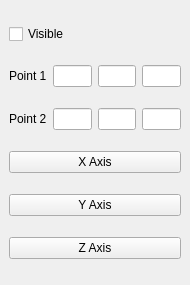
<ui version="4.0" >
 <author></author>
 <comment></comment>
 <exportmacro></exportmacro>
 <class>pqLineWidget</class>
 <widget class="QWidget" name="pqLineWidget" >
  <property name="geometry" >
   <rect>
    <x>0</x>
    <y>0</y>
    <width>190</width>
    <height>285</height>
   </rect>
  </property>
  <property name="windowTitle" >
   <string>Form</string>
  </property>
  <layout class="QVBoxLayout" >
   <property name="margin" >
    <number>9</number>
   </property>
   <property name="spacing" >
    <number>6</number>
   </property>
   <item>
    <widget class="QCheckBox" name="visible" >
     <property name="text" >
      <string>Visible</string>
     </property>
    </widget>
   </item>
   <item>
    <layout class="QGridLayout" >
     <property name="margin" >
      <number>0</number>
     </property>
     <property name="spacing" >
      <number>6</number>
     </property>
     <item row="0" column="0" >
      <widget class="QLabel" name="label_3" >
       <property name="text" >
        <string>Point 1</string>
       </property>
      </widget>
     </item>
     <item row="0" column="3" >
      <widget class="QLineEdit" name="point1Z" />
     </item>
     <item row="0" column="2" >
      <widget class="QLineEdit" name="point1Y" />
     </item>
     <item row="0" column="1" >
      <widget class="QLineEdit" name="point1X" />
     </item>
    </layout>
   </item>
   <item>
    <layout class="QHBoxLayout" >
     <property name="margin" >
      <number>0</number>
     </property>
     <property name="spacing" >
      <number>6</number>
     </property>
     <item>
      <widget class="QLabel" name="label" >
       <property name="text" >
        <string>Point 2</string>
       </property>
      </widget>
     </item>
     <item>
      <widget class="QLineEdit" name="point2X" />
     </item>
     <item>
      <widget class="QLineEdit" name="point2Y" />
     </item>
     <item>
      <widget class="QLineEdit" name="point2Z" />
     </item>
    </layout>
   </item>
   <item>
    <widget class="QPushButton" name="xAxis" >
     <property name="text" >
      <string>X Axis</string>
     </property>
    </widget>
   </item>
   <item>
    <widget class="QPushButton" name="yAxis" >
     <property name="text" >
      <string>Y Axis</string>
     </property>
    </widget>
   </item>
   <item>
    <widget class="QPushButton" name="zAxis" >
     <property name="text" >
      <string>Z Axis</string>
     </property>
    </widget>
   </item>
  </layout>
 </widget>
 <pixmapfunction></pixmapfunction>
 <tabstops>
  <tabstop>visible</tabstop>
  <tabstop>point1X</tabstop>
  <tabstop>point1Y</tabstop>
  <tabstop>point1Z</tabstop>
  <tabstop>point2X</tabstop>
  <tabstop>point2Y</tabstop>
  <tabstop>point2Z</tabstop>
 </tabstops>
 <resources/>
 <connections/>
</ui>
